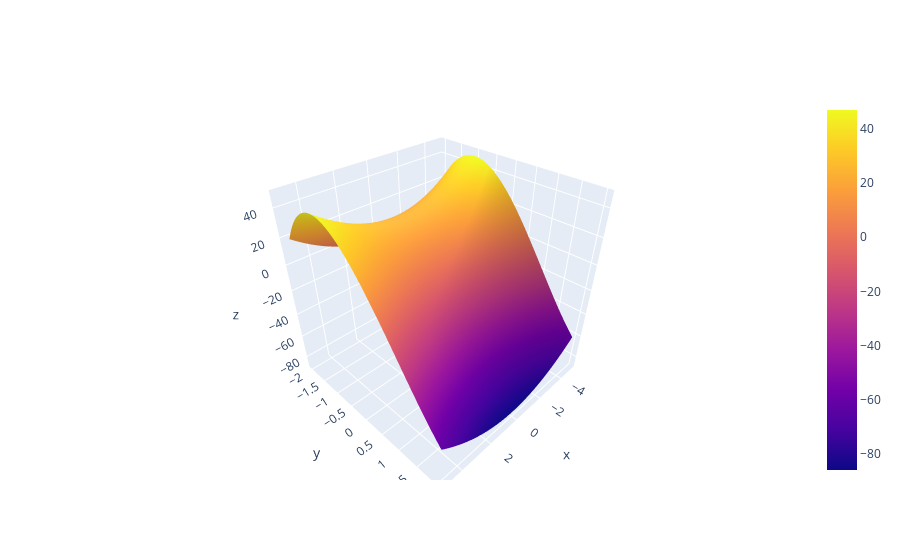

Write notebook code for a chart like this one.
### Code cell
import plotly.graph_objects as go

import pandas as pd

fig = go.Figure(data=[
    go.Surface(x=X, y=Y, z=Z)
])

fig.show()

### Figure 1 — Plotly figure (JSON) as saved in the notebook; plotly's stock layout.template omitted (floating-point values rounded to 4 significant figures; data arrays with more than 128 entries replaced by an {"elided": "..."} marker saying what was removed)
{"data": [{"type": "surface", "x": {"elided": "100x100 float values"}, "y": {"elided": "100x100 float values"}, "z": {"elided": "100x100 float values"}}], "layout": {}}
